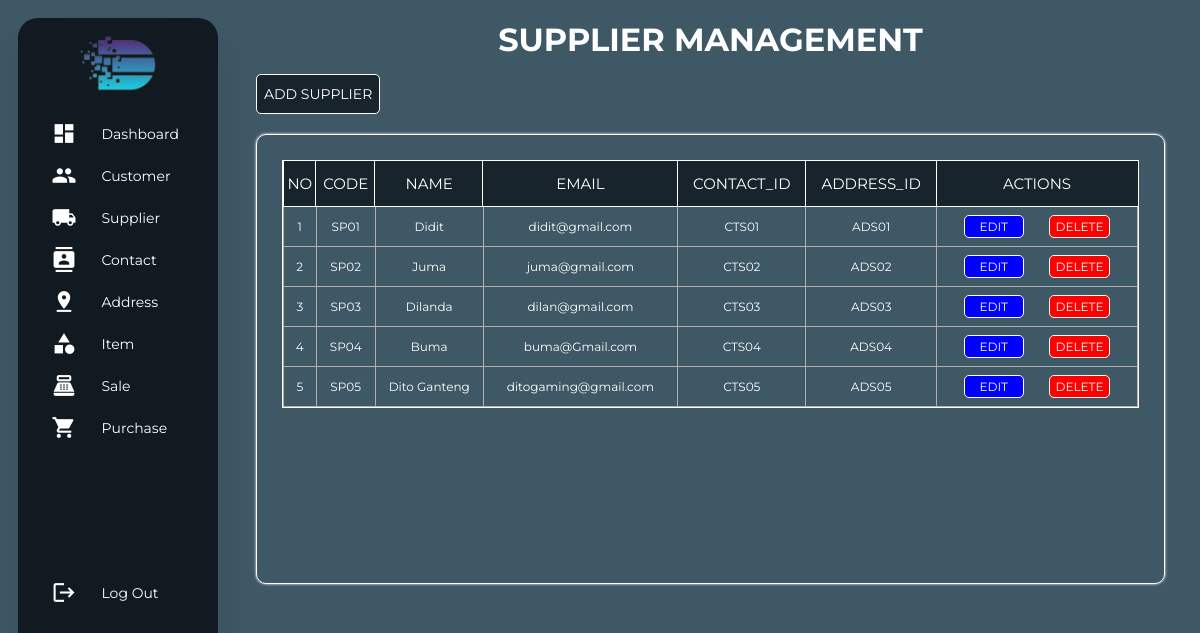
Page /view/viewSupplier.php (signed in) on the committed database.
### tables this page shows
CREATE TABLE supplier(
    code VARCHAR(100) NOT NULL PRIMARY KEY ,
    name VARCHAR(100) NOT NULL ,
    email VARCHAR(100) NOT NULL ,
    contact_id VARCHAR(100) NOT NULL ,
    address_id VARCHAR(100) NOT NULL,
    FOREIGN KEY (contact_id) REFERENCES contact(id),
    FOREIGN KEY (address_id) REFERENCES address(id),
    UNIQUE (contact_id, address_id)
)ENGINE InnoDB;

### repository/getAllData.php (called while the page is built, shortened)
<?php
require_once "../model/supplierModel.php";
function getAllSupplier(): array
{
    $connection = getConnection();
    $sql = "SELECT * FROM supplier";
    $result = $connection ->query($sql);
    $array = [];
    while ($row = $result->fetch())
        $array[] = new Supplier(
            code: $row["code"],
            name: $row["name"],
            email: $row["email"],
            contact_id: $row["contact_id"],
            address_id: $row["address_id"]
        );
    return $array;
}

### model/supplierModel.php (called while the page is built, shortened)
<?php
class Supplier
{
    private string $code;
    private string $name;
    private string $email;
    private string $contact_id;
    private string $address_id;
    public function __construct(string $code, string $name, string $email, string $contact_id, string $address_id)
    {
        $this->code = $code;
        $this->name = $name;
        $this->email = $email;
        $this->contact_id = $contact_id;
        $this->address_id = $address_id;
    }
    public function getCode(): string
    {
        return $this->code;
    }
    public function getName(): string
    {
        return $this->name;
    }
    public function getEmail(): string
    {
        return $this->email;
    }
    public function getContactId(): string
    {
        return $this->contact_id;
    }
    public function getAddressId(): string
    {
        return $this->address_id;
    }
}

### view/viewSupplier.php (the view, shortened to what this page needs)
<?php
require_once "../repository/getAllData.php";
$data = getAllSupplier();
?>
<!DOCTYPE html>
    <html lang="en">
    <head>
        <link rel="stylesheet" href="../assets/style/styleSupplier.css">
    </head>
    <body>
        <div class="container">
            <div class="navigation">
                <nav class="sidebar">
                    <ul>
                        <li class="logo_app">
                            <img class="text_logo" src="../assets/image/logo.png" alt="text_logo">
                        </li>
                        <li>
                            <a href="viewDashboard.php">
                                <span class="material-icons">dashboard</span>
                                <span class="nav-name">Dashboard</span>
                            </a>
                        </li>
                        <li>
                            <a href="viewCustomer.php">
                                <span class="material-icons">people</span>
                                <span class="nav-name">Customer</span>
                            </a>
                        </li>
                        <li>
                            <a href="viewSupplier.php">
                                <span class="material-icons">local_shipping</span>
                                <span class="nav-name">Supplier</span>
                            </a>
                        </li>
                        <li>
                            <a href="viewContact.php">
                                <span class="material-icons">contacts</span>
                                <span class="nav-name">Contact</span>
                            </a>
                        </li>
                        <li>
                            <a href="viewAddress.php">
                                <span class="material-icons">pin_drop</span>
                                <span class="nav-name">Address</span>
                            </a>
                        </li>
                        <li>
                            <a href="viewItem.php">
                                <span class="material-icons">category</span>
                                <span class="nav-name">Item</span>
                            </a>
                        </li>
                        <li>
                            <a href="viewSale.php">
                                <span class="material-icons">point_of_sale</span>
                                <span class="nav-name">Sale</span>
                            </a>
                        </li>
                        <li>
                            <a href="viewPurchase.php">
                                <span class="material-icons">shopping_cart</span>
                                <span class="nav-name">Purchase</span>
                            </a>
                        </li>
                        <li>
                            <a href="../repository/logOut.php" class="btn-logout">
                                <span class="material-icons">logout</span>
                                <span class="nav-name">Log Out</span>
                            </a>
                        </li>
                    </ul>
                </nav>
            </div>
            <div class="content-container">
                <div class="header">
                    <h1>SUPPLIER MANAGEMENT</h1>
                </div>
                <div class="controller">
                    <a href="#" class="button-add">ADD SUPPLIER</a>
                </div>
                <div class="outer-wrapper">
                    <div class="table-wrapper">
                        <table>
                            <tr>
                                <th>NO</th>
                                <th>CODE</th>
                                <th>NAME</th>
                                <th>EMAIL</th>
                                <th>CONTACT_ID</th>
                                <th>ADDRESS_ID</th>
                                <th class="change">ACTIONS</th>
                            </tr>
                            <?php
                            $counter = 1;
                            foreach ($data as $supplier) { ?>
                                <tr>
                                    <td><?= $counter ?></td>
                                    <td><?= $supplier->getCode() ?></td>
                                    <td><?= $supplier->getName()?></td>
                                    <td><?= $supplier->getEmail()?></td>
                                    <td><?= $supplier->getContactId()?></td>
                                    <td><?= $supplier->getAddressId()?></td>
                                    <td>
                                        <div class="button-control">
                                            <a href="#" class="button-edit" data-code="<?=$supplier->getCode()?>" data-name="<?= $supplier->getName()?>" data-email="<?= $supplier->getEmail()?>" data-contact_id="<?= $supplier->getContactId()?>" data-address_id="<?= $supplier->getAddressId()?>">EDIT</a>
                                            <a href="../repository/supplier/deleteSupplier.php?code=<?= $supplier->getCode() ?>" class="button-delete">DELETE</a>
                                        </div>
                                    </td>
                                </tr>
                                <?php $counter++;
                            } ?>
                        </table>
                    </div>
                </div>
            </div>
        </div>
    </body>
</html>

### assets/style/styleSupplier.css (style rules this page uses)
* { margin: 0; padding: 0; outline: none; border: none; text-decoration: none; box-sizing: border-box; font-family: 'Montserrat', Arial, sans-serif; }
html, body { height: 100%; background-color: #3F5865; margin: 0; }
.container { display: flex; height: 100%; }
.sidebar { height: 94.5%; width: 200px; overflow: hidden; box-shadow: 0 20px 35px rgba(0, 0, 0, 0.1); margin: 18px; border-radius: 20px; background-color: #111A20; }
.logo_app { display: flex; justify-content: center; }
.text_logo { padding-top: 15px; padding-bottom: 15px; width: 40%; height: 40%; }
a { color: white; font-size: 14px; display: flex; padding: 5px; margin: 7px 12px; align-items: center; }
.material-icons { font-size: 25px !important; margin-left: 10%; color: white; }
li .nav-name { margin-left: 15%; text-align: left; }
.content-container { flex: 1; margin: 10px 15px 10px 0; }
.header { color: white; text-align: center; margin-top: 10px; margin-bottom: 15px; }
.controller { display: flex; justify-content: space-between; align-items: center; margin-bottom: 20px; margin-right: 20px; margin-left: 20px; }
.button-add { padding: 10px 7px; margin: 0; color: white; border: 1px solid white; border-radius: 5px; text-decoration: none; background-color: #17242C; }
.outer-wrapper { margin: 10px 20px; border: 1px solid white; border-radius: 10px; box-shadow: 0 0 3px white; max-width: 100%; height: 450px; }
.table-wrapper { max-height: 400px; margin: 25px; overflow-y: auto; border: 1px solid white; }
table { width: 100%; border-collapse: collapse; }
table th { position: sticky; top: 0; background-color: #17242C; color: white; text-align: center; font-weight: normal; font-size: 15px; outline: 1px solid white; height: 45px; }
table td { text-align: center; font-size: 12px; border: 1px solid rgb(177, 177, 177); color: white; }
table th.change { width: 200px; }
.button-control { display: flex; justify-content: space-evenly; padding: 5px; width: 200px; }
.button-edit { padding: 3px 15px; margin: 3px; color: white; border: 1px solid white; border-radius: 5px; text-decoration: none; background-color: blue; font-size: 12px; }
.button-delete { padding: 3px 6px; margin: 3px; color: white; border: 1px solid white; border-radius: 5px; text-decoration: none; background-color: red; font-size: 12px; }
.btn-logout { margin-top: 130px; }

### rows in the picture
supplier: code "SP01", name "Didit", email "didit@gmail.com", contact "CTS01", address "ADS01"
supplier: code "SP02", name "Juma", email "juma@gmail.com", contact "CTS02", address "ADS02"
supplier: code "SP03", name "Dilanda", email "dilan@gmail.com", contact "CTS03", address "ADS03"
supplier: code "SP04", name "Buma", email "buma@Gmail.com", contact "CTS04", address "ADS04"
supplier: code "SP05", name "Dito Ganteng", email "ditogaming@gmail.com", contact "CTS05", address "ADS05"
